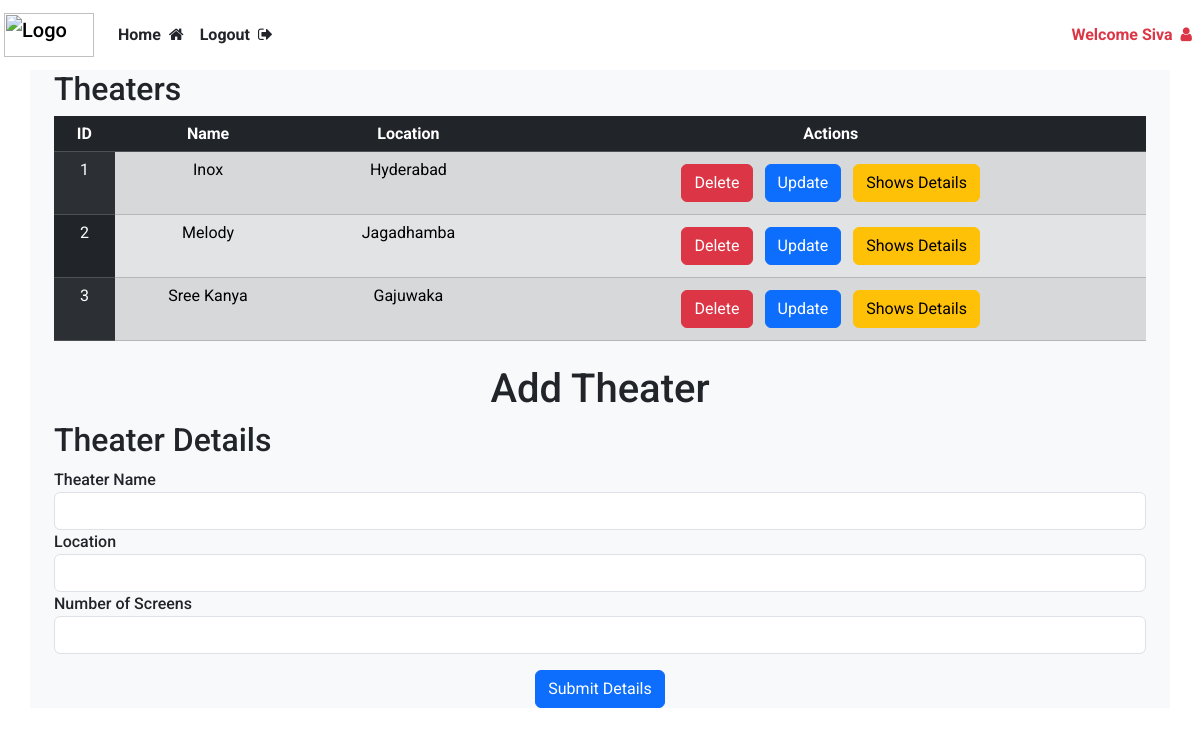
Screenshot of /add_theater/1 (signed in) with the database file from the repository.
### website/models.py (models this page shows)
class User(db.Model, UserMixin):
    id = db.Column(db.Integer , primary_key=True)
    email = db.Column(db.String(150), unique = True)
    password = db.Column(db.String(150))
    name = db.Column(db.String(150))
    phone = db.Column(db.String(15), nullable=True)
    is_admin = db.Column(db.Boolean, default=False)
    bookings = db.relationship('Booking', backref='user', lazy=True)

class Cinema(db.Model):
    id = db.Column(db.Integer, primary_key=True)
    name = db.Column(db.String(100), nullable=False)
    location = db.Column(db.String(200), nullable=False)
    total_screens = db.Column(db.Integer, nullable=False)
    screenings = db.relationship('Screening', backref='cinema', lazy=True, cascade="all, delete")

### website/views.py (the view, shortened to what this page needs)
@views.route('/add_theater/<int:movie_id>', methods=["GET", "POST"])
@login_required
def add_theater(movie_id):
    theaters = Cinema.query.all()
    return render_template("addtheater.html", theaters = theaters ,user = current_user, movie_id = movie_id)

### website/templates/addtheater.html (shortened to what this page needs)
{% extends "base.html" %}
{% block content %}
<div class="container">
    <div class="mb-4">
        <h2> Theaters</h2>
        <table class="table table-striped">
            <thead>
                <tr class="table-dark text-center">
                    <th scope="col">ID</th>
                    <th scope="col">Name</th>
                    <th scope="col">Location</th>
                    <th scope="col">Actions</th>
                </tr>
            </thead>
            <tbody>
                {% for theater in theaters %}
                <tr class="table-secondary text-center">
                    <td class="table-dark">{{ theater.id }}</td>
                    <td>{{ theater.name }}</td>
                    <td>{{ theater.location }}</td>
                    <td>
                        <button class="btn btn-danger m-1" onclick="deleteTheater({{ theater.id }})">Delete</button>
                        <button class="btn btn-primary m-1"
                                    data-bs-toggle="modal"
                                    data-bs-target="#updateMovieModal"
                                    onclick='updateTheater(
                                        {{movie_id}},
                                        {{ theater.id }},
                                        {{ theater.name | tojson }},
                                        {{ theater.location | tojson }},
                                        {{ theater.total_screens}}
                                    )'>
                                    Update
                                </button>
                        <a href="{{url_for('views.add_show', movie_id = movie_id, theater_id = theater.id)}}"><button class="btn btn-warning m-1">Shows Details</button></a>
                    </td>
                </tr>
                {% endfor %}
            </tbody>
        </table>
    </div>
    <h1 class="text-center">Add Theater</h1>
    <form action="" method="POST" enctype="multipart/form-data">
        <h2>Theater Details</h2>
                <div class="form-group">
                    <label for="theater_name">Theater Name</label>
                    <input type="text" name="theater_name" class="form-control" id="theatre_name" required>
                </div>
                <div class="form-group">
                    <label for="location">Location</label>
                    <input type="text" name="location" class="form-control" id="location" required>
                </div>
                <div class="form-group">
                    <label for="total_screens">Number of Screens</label>
                    <input type="number" name="total_screens" class="form-control" required>
                </div>
                <div class="text-center mt-2">
                    <button type="submit" class="btn btn-primary">Submit Details</button>
                </div>
    </form>
</div>
{% endblock %}

### website/templates/base.html (shortened to what this page needs)
<html>
    <head>
        <link rel="stylesheet" href="{{url_for('static', filename= 'bootstrap.min.css')}}">
        <link rel="stylesheet" href="{{ url_for('static', filename= 'index.css') }}">
        <link rel="stylesheet" href="https://cdnjs.cloudflare.com/ajax/libs/font-awesome/4.7.0/css/font-awesome.min.css">
    </head>
    <body>
        <nav class="navbar navbar-expand-lg">
            <a class="navbar-brand" href="/">
                <img src="https://getlogo.net/wp-content/uploads/2020/04/bookmyshow-logo-vector.png" alt="Logo" width="90" height="44" class="d-inline-block align-text-top ms-1">
              </a>
            <div class="collapse navbar-collapse" id="navbar">
                <div class="navbar-nav">
                    {% if user.is_authenticated %}
                        {% if user.is_admin %}
                        <a class="nav-item nav-link text-dark fw-bold" href="/admin/add">Home<i class="fa fa-home ms-2" aria-hidden="true"></i></a>
                        <a class="nav-item nav-link text-dark fw-bold" href="/logout">Logout<i class="fa fa-sign-out ms-2" aria-hidden="true"></i></a>
                        {% else %}
                        <a class="nav-item nav-link text-dark fw-bold" href="/">Home<i class="fa fa-home ms-2" aria-hidden="true"></i></a>
                        <a class="nav-item nav-link text-dark fw-bold" href="/logout">Logout<i class="fa fa-sign-out ms-2" aria-hidden="true"></i></a>
                        {% endif %}
                    {% else %}
                        <a class="nav-item nav-link text-danger fw-bold" href="/login">Login<i class="fa fa-sign-in ms-2" aria-hidden="true"></i></a>
                        <a class="nav-item nav-link text-danger fw-bold" href="/signUp">Sign Up<i class="fa fa-user-plus ms-2" aria-hidden="true"></i></a>
                    {% endif %}
                </div>
                <div class="navbar-nav ms-auto">
                    {% if user.is_authenticated %}
                        <a class="nav-item nav-link fw-bold text-danger" href="{{url_for('views.user_bookings')}}">
                            Welcome {{user.name}}<i class="fa fa-user ms-2" aria-hidden="true"></i>
                        </a>
                    {% endif %}
                </div>
            </div>
        </nav>
        <div class="container bg-light">
            {% block content %}
            {% endblock %}
        </div>
    </body>
</html>

### website/static/index.css (style rules this page uses)
body { font-family: "Roboto", sans-serif; font-weight: 500; font-style: normal; }

### rows the page displays
User: name "Siva"
Cinema: id "1", name "Inox", location "Hyderabad"
Cinema: id "2", name "Melody", location "Jagadhamba"
Cinema: id "3", name "Sree Kanya", location "Gajuwaka"
